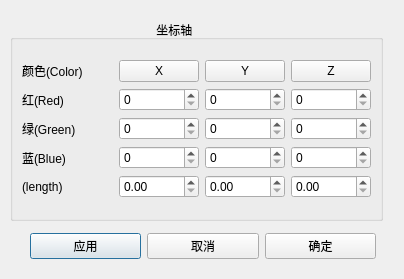
<?xml version="1.0" encoding="UTF-8"?>
<ui version="4.0">
 <class>AxisProperty</class>
 <widget class="QDialog" name="AxisProperty">
  <property name="geometry">
   <rect>
    <x>0</x>
    <y>0</y>
    <width>404</width>
    <height>279</height>
   </rect>
  </property>
  <property name="windowTitle">
   <string>Dialog</string>
  </property>
  <widget class="QWidget" name="layoutWidget">
   <property name="geometry">
    <rect>
     <x>30</x>
     <y>230</y>
     <width>346</width>
     <height>33</height>
    </rect>
   </property>
   <layout class="QHBoxLayout" name="horizontalLayout">
    <item>
     <widget class="QPushButton" name="pushButton_apply">
      <property name="text">
       <string>应用</string>
      </property>
     </widget>
    </item>
    <item>
     <widget class="QPushButton" name="pushButton_cancel">
      <property name="text">
       <string>取消</string>
      </property>
     </widget>
    </item>
    <item>
     <widget class="QPushButton" name="pushButton_ok">
      <property name="text">
       <string>确定</string>
      </property>
     </widget>
    </item>
   </layout>
  </widget>
  <widget class="QWidget" name="layoutWidget">
   <property name="geometry">
    <rect>
     <x>10</x>
     <y>20</y>
     <width>373</width>
     <height>201</height>
    </rect>
   </property>
   <layout class="QGridLayout" name="gridLayout_5">
    <item row="0" column="0">
     <widget class="QGroupBox" name="groupBox">
      <property name="title">
       <string>                                            坐标轴                   </string>
      </property>
      <layout class="QGridLayout" name="gridLayout_3">
       <item row="0" column="0">
        <layout class="QGridLayout" name="gridLayout">
         <item row="0" column="3">
          <widget class="QPushButton" name="pushButton_z">
           <property name="text">
            <string>Z</string>
           </property>
          </widget>
         </item>
         <item row="0" column="2">
          <widget class="QPushButton" name="pushButton_y">
           <property name="text">
            <string>Y</string>
           </property>
          </widget>
         </item>
         <item row="1" column="1">
          <widget class="QSpinBox" name="spinBox_x_red">
           <property name="maximum">
            <number>255</number>
           </property>
          </widget>
         </item>
         <item row="3" column="0">
          <widget class="QLabel" name="label_3">
           <property name="text">
            <string>蓝(Blue)</string>
           </property>
          </widget>
         </item>
         <item row="3" column="2">
          <widget class="QSpinBox" name="spinBox_y_blue">
           <property name="maximum">
            <number>255</number>
           </property>
          </widget>
         </item>
         <item row="2" column="2">
          <widget class="QSpinBox" name="spinBox_y_green">
           <property name="maximum">
            <number>255</number>
           </property>
          </widget>
         </item>
         <item row="0" column="1">
          <widget class="QPushButton" name="pushButton_x">
           <property name="text">
            <string>X</string>
           </property>
          </widget>
         </item>
         <item row="2" column="1">
          <widget class="QSpinBox" name="spinBox_x_green">
           <property name="maximum">
            <number>255</number>
           </property>
          </widget>
         </item>
         <item row="3" column="3">
          <widget class="QSpinBox" name="spinBox_z_blue">
           <property name="maximum">
            <number>255</number>
           </property>
          </widget>
         </item>
         <item row="0" column="0">
          <widget class="QLabel" name="label_4">
           <property name="sizePolicy">
            <sizepolicy hsizetype="Expanding" vsizetype="Preferred">
             <horstretch>0</horstretch>
             <verstretch>0</verstretch>
            </sizepolicy>
           </property>
           <property name="text">
            <string>颜色(Color)</string>
           </property>
          </widget>
         </item>
         <item row="2" column="3">
          <widget class="QSpinBox" name="spinBox_z_green">
           <property name="maximum">
            <number>255</number>
           </property>
          </widget>
         </item>
         <item row="3" column="1">
          <widget class="QSpinBox" name="spinBox_x_blue">
           <property name="maximum">
            <number>255</number>
           </property>
          </widget>
         </item>
         <item row="1" column="3">
          <widget class="QSpinBox" name="spinBox_z_red">
           <property name="maximum">
            <number>255</number>
           </property>
          </widget>
         </item>
         <item row="2" column="0">
          <widget class="QLabel" name="label_2">
           <property name="text">
            <string>绿(Green)</string>
           </property>
          </widget>
         </item>
         <item row="1" column="2">
          <widget class="QSpinBox" name="spinBox_y_red">
           <property name="maximum">
            <number>255</number>
           </property>
          </widget>
         </item>
         <item row="1" column="0">
          <widget class="QLabel" name="label">
           <property name="text">
            <string>红(Red)</string>
           </property>
          </widget>
         </item>
         <item row="4" column="0">
          <widget class="QLabel" name="label_9">
           <property name="text">
            <string>(length)</string>
           </property>
          </widget>
         </item>
         <item row="4" column="1">
          <widget class="QDoubleSpinBox" name="doubleSpinBox_x">
           <property name="singleStep">
            <double>0.100000000000000</double>
           </property>
          </widget>
         </item>
         <item row="4" column="2">
          <widget class="QDoubleSpinBox" name="doubleSpinBox_y">
           <property name="singleStep">
            <double>0.100000000000000</double>
           </property>
          </widget>
         </item>
         <item row="4" column="3">
          <widget class="QDoubleSpinBox" name="doubleSpinBox_z">
           <property name="singleStep">
            <double>0.100000000000000</double>
           </property>
          </widget>
         </item>
        </layout>
       </item>
      </layout>
     </widget>
    </item>
   </layout>
  </widget>
 </widget>
 <resources/>
 <connections/>
</ui>
